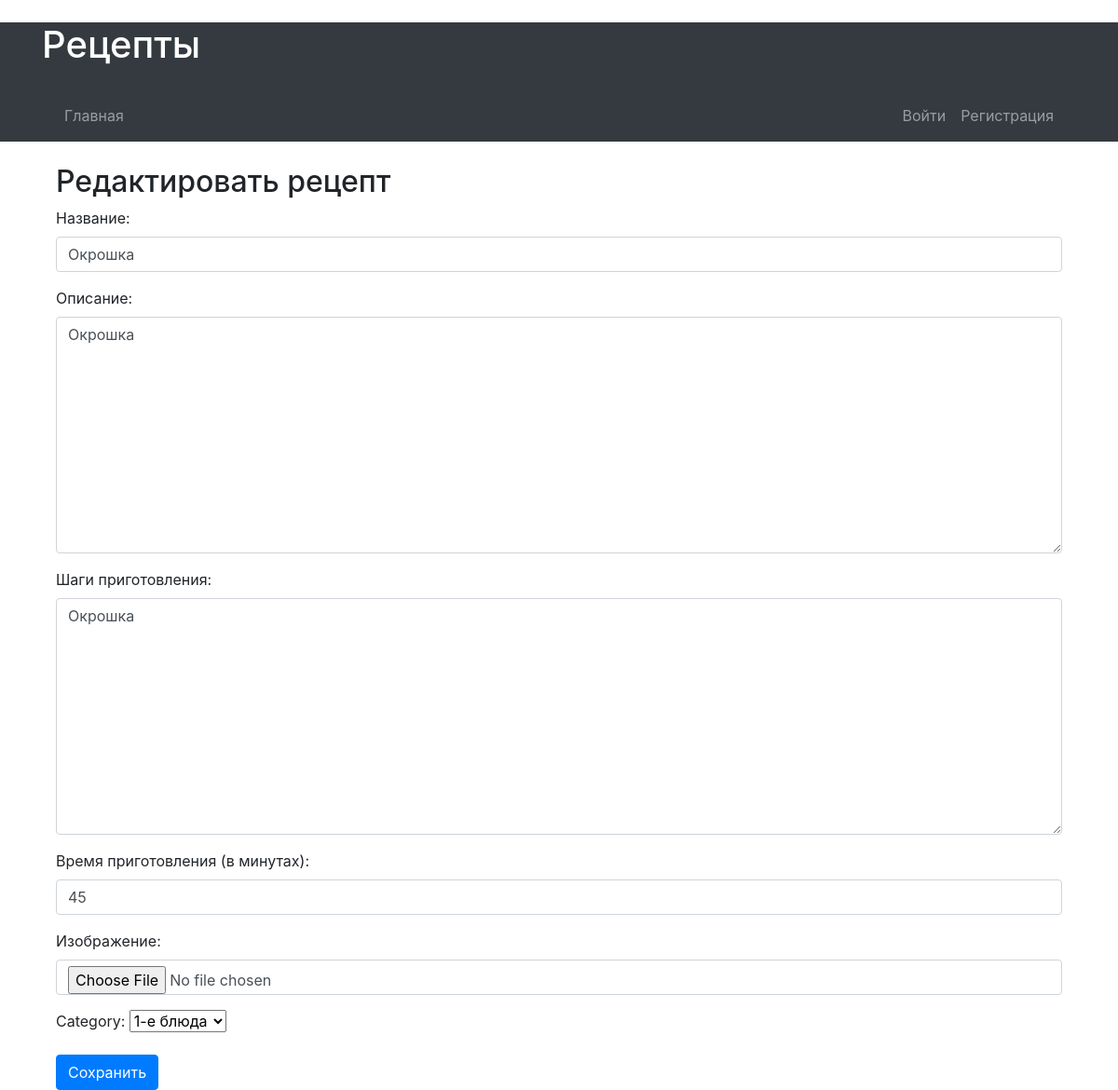
The page /recipe/edit/9/ on the database its author committed.
### recipes_app/models.py (models this page shows, shortened)
class Recipe(models.Model):
    name = models.CharField(max_length=200)
    description = models.TextField()
    cooking_steps = models.TextField()
    preparation_time = models.PositiveIntegerField()
    image = models.ImageField(upload_to='images/')
    author = models.ForeignKey(User, on_delete=models.CASCADE, related_name='recipes')

### recipes_app/views.py (the view)
# urls.py: path('recipe/edit/<int:recipe_id>/', views.edit_recipe, name='edit_recipe'),
def edit_recipe(request, recipe_id):
    recipe = get_object_or_404(Recipe, id=recipe_id)
    if request.method == 'POST':
        form = RecipeForm(request.POST, request.FILES, instance=recipe)
        if form.is_valid():
            form.save()
            return redirect('home')
    else:
        recipe_category_relationships = RecipeCategoryRelationship.objects.filter(recipe=recipe)
        if recipe_category_relationships.exists():
            category = recipe_category_relationships.first().category
        else:
            category = None
        form = RecipeForm(instance=recipe, initial={'category': category})
    return render(request, 'recipe_form.html', {'form': form, 'recipe': recipe})

### recipes_app/forms.py
class RecipeForm(forms.ModelForm):
    category = forms.ModelChoiceField(queryset=RecipeCategory.objects.all(), required=True)
    class Meta:
        model = Recipe
        fields = ['name', 'description', 'cooking_steps', 'preparation_time', 'image', 'category']
        widgets = {
            'name': forms.TextInput(attrs={'class': 'form-control'}),
            'description': forms.Textarea(attrs={'class': 'form-control'}),
            'cooking_steps': forms.Textarea(attrs={'class': 'form-control'}),
            'preparation_time': forms.NumberInput(attrs={'class': 'form-control'}),
            'image': forms.FileInput(attrs={'class': 'form-control'}),
            'category': forms.Select(attrs={'class': 'form-control'}),
        }
        labels = {
            'name': 'Название',
            'description': 'Описание',
            'cooking_steps': 'Шаги приготовления',
            'preparation_time': 'Время приготовления (в минутах)',
            'image': 'Изображение',
            'category': 'Категория',
        }

### recipes_app/models.py (called while the page is built)
    def __str__(self):
        return self.name

### recipes_app/templates/recipe_form.html (shortened to what this page needs)
{% extends 'base.html' %}
{% block content %}
<div class="container">
    <h2>Редактировать рецепт</h2>
    <form method="post" enctype="multipart/form-data">
        <div class="form-group">
            {{ form.name.label_tag }}
            {{ form.name }}
        </div>
        <div class="form-group">
            {{ form.description.label_tag }}
            {{ form.description }}
        </div>
        <div class="form-group">
            {{ form.cooking_steps.label_tag }}
            {{ form.cooking_steps }}
        </div>
        <div class="form-group">
            {{ form.preparation_time.label_tag }}
            {{ form.preparation_time }}
        </div>
        <div class="form-group">
            {{ form.image.label_tag }}
            {{ form.image }}
        </div>
        <div class="form-group">
            {{ form.category.label_tag }}
            {{ form.category }}
        </div>
        <button type="submit" class="btn btn-primary">Сохранить</button>
    </form>
</div>
{% endblock %}

### rows shown on the page
Recipe: name "Окрошка", description "Окрошка", cooking_steps "Окрошка", preparation_time "45"
